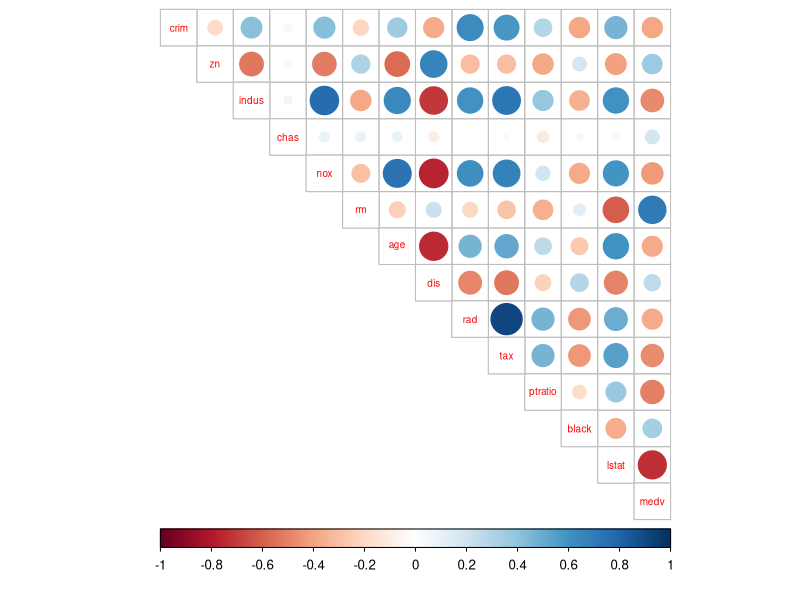
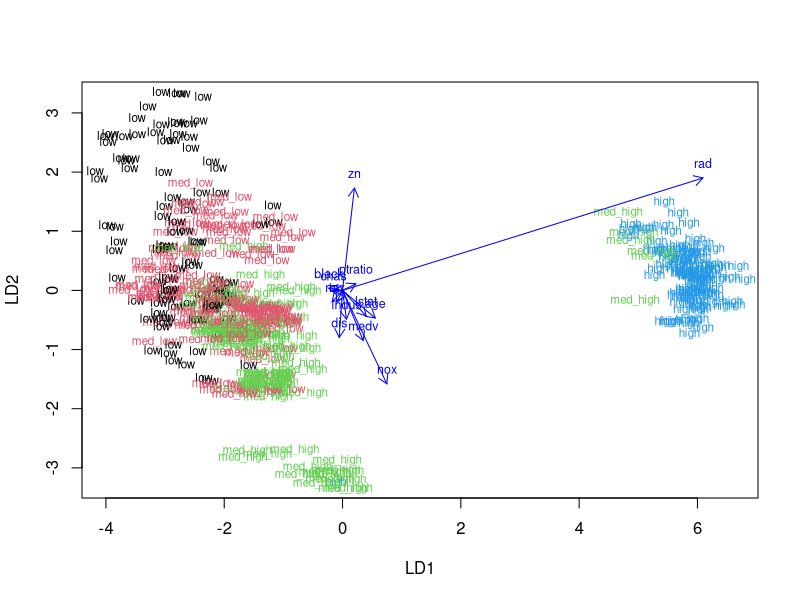
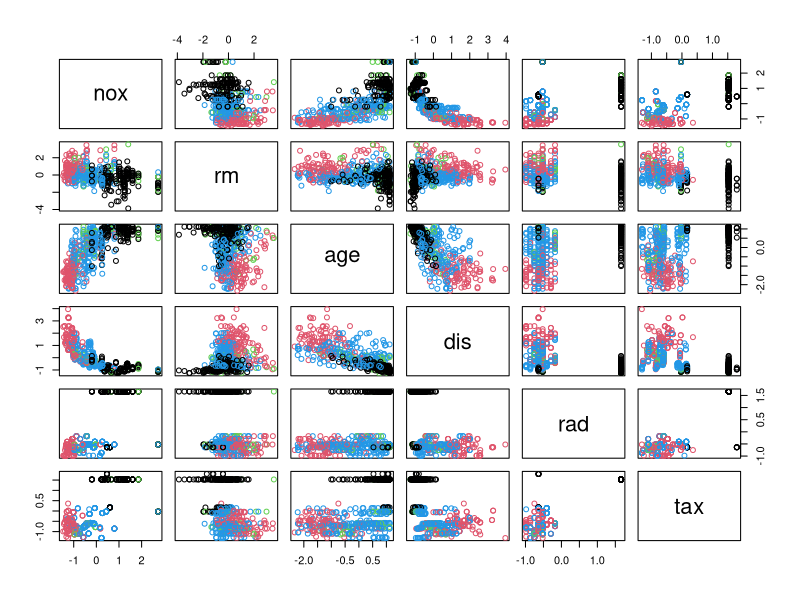
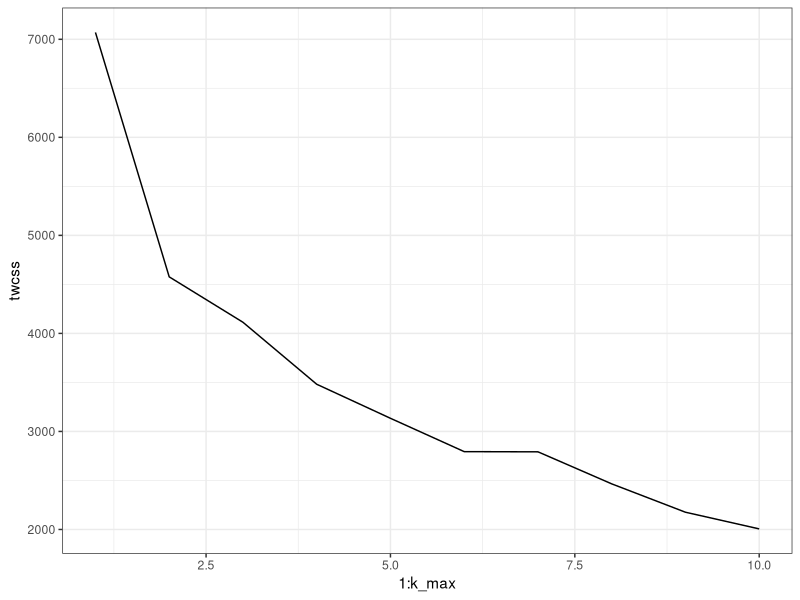
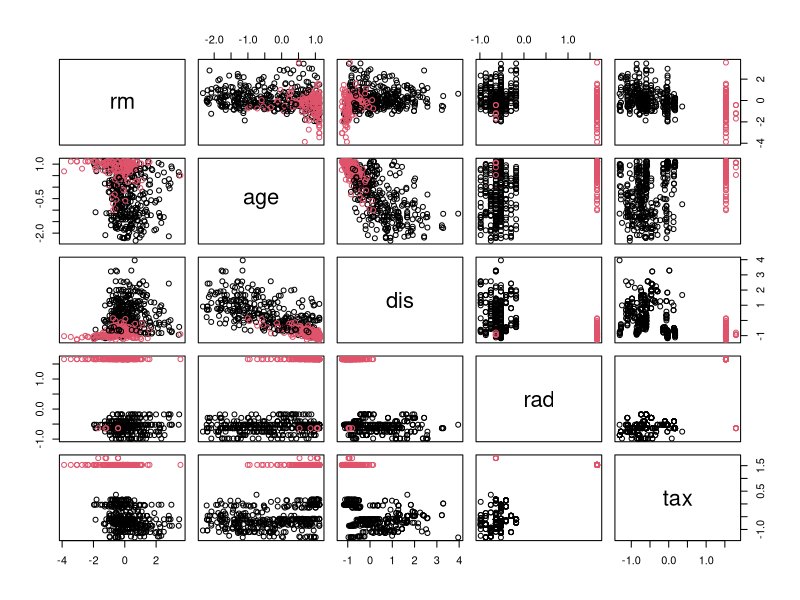

Recreate these plots in R, in order.
## ---- chunk 1
library(dplyr)
library(ggplot2)
library(tidyr)
library(boot)
library(MASS)
library(corrplot)
data(Boston)
head(Boston)
dim(Boston)
## ---- chunk 2
summary(Boston)
cor_matrix <- cor(Boston) %>% round(digits = 2)
corrplot(cor_matrix, method="circle", type="upper", cl.pos="b", tl.pos="d", tl.cex = 0.6)
## ---- chunk 3
boston_scaled <- scale(Boston)
boston_scaled <- as.data.frame(boston_scaled)
summary(boston_scaled)
## ---- chunk 4
quant <- quantile(boston_scaled$crim)
crim <- cut(boston_scaled$crim, breaks = quant, include.lowest = TRUE, labels = c("low","med_low","med_high","high"))
boston_scaled <- dplyr::select(boston_scaled, -crim)
boston_scaled <- cbind(boston_scaled, crim)

# Creating training and testing sets
n <- nrow(boston_scaled)
ind <- sample(n,  size = n * 0.8)
training <- boston_scaled[ind,]
testing <- boston_scaled[-ind,]
## ---- chunk 5
ldamod <- lda(crim ~ ., data = training)
ldamod
## ---- chunk 6
lda.arrows <- function(x, myscale = 1, arrow_heads = 0.1, color = "blue", tex = 0.75, choices = c(1,2)){
  heads <- coef(x)
  arrows(x0 = 0, y0 = 0, 
         x1 = myscale * heads[,choices[1]], 
         y1 = myscale * heads[,choices[2]], col=color, length = arrow_heads)
  text(myscale * heads[,choices], labels = row.names(heads), 
       cex = tex, col=color, pos=3)
}

classes <- as.numeric(training$crim)

plot(ldamod, dimen = 2, col = classes, pch = classes)
lda.arrows(ldamod, myscale = 2)
## ---- chunk 7
orig_class <- testing$crim
testing <- dplyr::select(testing, -crim)
## ---- chunk 8
pred <- predict(ldamod, newdata = testing)
table(correct = orig_class, predicted = pred$class)
## ---- chunk 9
data('Boston')
boston_scaled2 <- scale(Boston)
boston_scaled2 <- as.data.frame(boston_scaled2)

# some distances
dist_eu <- dist(boston_scaled2)
summary(dist_eu)
## ---- chunk 10
km <-kmeans(boston_scaled2, centers = 4)
pairs(boston_scaled2[,5:10], col = km$cluster)

## ---- chunk 11
set.seed(17)
k_max <- 10
twcss <- sapply(1:k_max, function(k){kmeans(boston_scaled2, k)$tot.withinss})
qplot(x = 1:k_max, y = twcss, geom = 'line') + theme_bw()
## ---- chunk 12
km <-kmeans(Boston, centers = 2)
pairs(boston_scaled2[,6:10], col = km$cluster)
